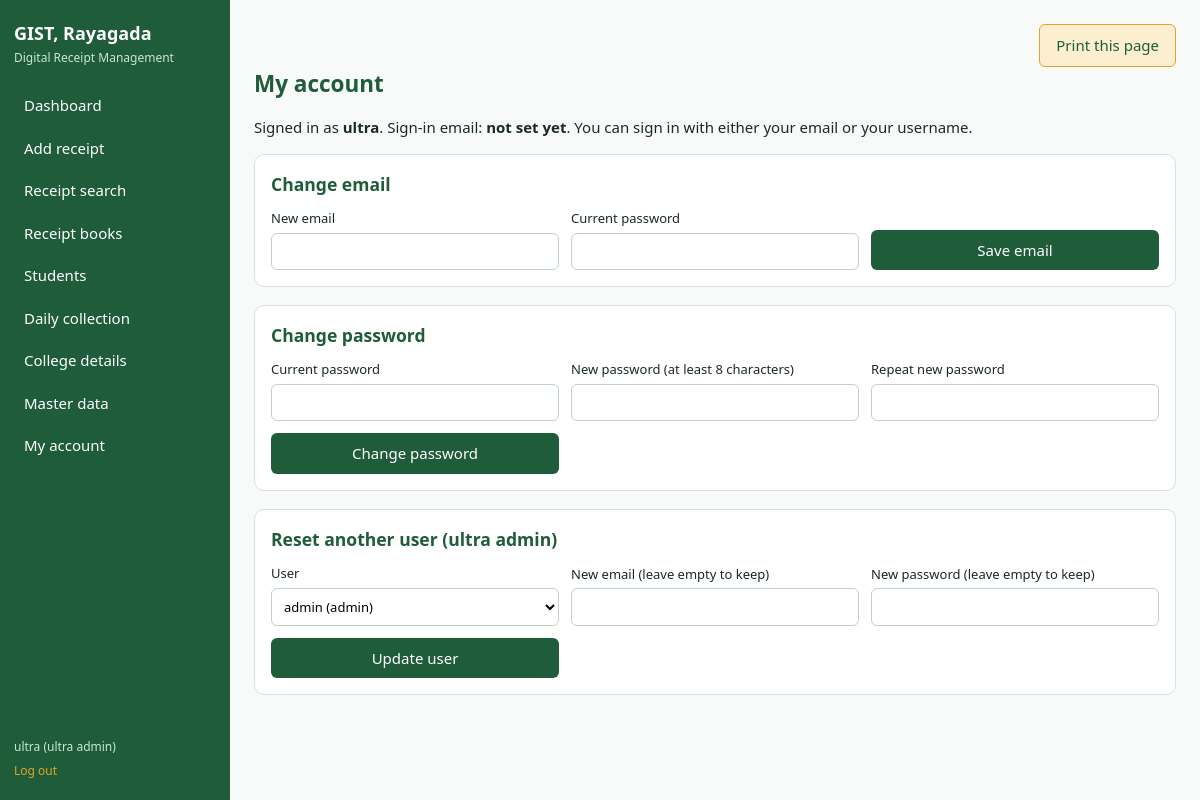
/account (signed in), run on the app's committed database.
### tables this page shows
CREATE TABLE settings(key TEXT PRIMARY KEY, value TEXT);

CREATE TABLE users(id INTEGER PRIMARY KEY, username TEXT UNIQUE NOT NULL, password_hash TEXT NOT NULL, email TEXT, role TEXT NOT NULL CHECK(role IN ('superadmin','admin','accountant','staff','principal')), active INTEGER NOT NULL DEFAULT 1);

### app.py (the view, shortened to what this page needs)
@app.route("/account", methods=["GET", "POST"])
@access()
def account():
    c, f = db(), request.form
    ultra = session["role"] == "superadmin"
    me = c.execute("SELECT * FROM users WHERE id=?", (session["uid"],)).fetchone()
    users = c.execute("SELECT id, username, role, email FROM users WHERE active=1 AND id<>? ORDER BY username", (me["id"],)).fetchall() if ultra else []
    return render_template("account.html", me=me, users=users)

### app.py (called while the page is built)
def db():
    if "db" not in g:
        g.db = sqlite3.connect(DB)
        g.db.row_factory = sqlite3.Row
        g.db.execute("PRAGMA foreign_keys=ON")
    return g.db

def access(*roles):
    def deco(f):
        @wraps(f)
        def wrapper(*a, **k):
            if "uid" not in session:
                return redirect(url_for("login"))
            if roles and session["role"] != "superadmin" and session["role"] not in roles:
                abort(403)
            return f(*a, **k)
        return wrapper
    return deco

@app.context_processor
def inject():
    c = db()
    return dict(college={r["key"]: r["value"] for r in c.execute("SELECT * FROM settings")},
                qrs=c.execute("SELECT * FROM qr_codes ORDER BY id").fetchall())

### templates/account.html
{% extends "base.html" %}{% block title %}My account{% endblock %}{% block body %}<h2>My account</h2>
<p>Signed in as <strong>{{ me.username }}</strong>. Sign-in email: <strong>{{ me.email or 'not set yet' }}</strong>. You can sign in with either your email or your username.</p>
<form method="post" class="panel grid"><input type="hidden" name="action" value="email"><h3 style="grid-column:1/-1;margin:0">Change email</h3>
<label>New email<input type="email" name="email" value="{{ me.email or '' }}" required></label>
<label>Current password<input type="password" name="current" required></label><button>Save email</button></form>
<form method="post" class="panel grid"><input type="hidden" name="action" value="password"><h3 style="grid-column:1/-1;margin:0">Change password</h3>
<label>Current password<input type="password" name="current" required></label>
<label>New password (at least 8 characters)<input type="password" name="new" minlength="8" required></label>
<label>Repeat new password<input type="password" name="again" minlength="8" required></label><button>Change password</button></form>
{% if users %}<form method="post" class="panel grid"><input type="hidden" name="action" value="other"><h3 style="grid-column:1/-1;margin:0">Reset another user (ultra admin)</h3>
<label>User<select name="uid">{% for u in users %}<option value="{{ u.id }}">{{ u.username }} ({{ u.role }}){% if u.email %}, {{ u.email }}{% endif %}</option>{% endfor %}</select></label>
<label>New email (leave empty to keep)<input type="email" name="email"></label>
<label>New password (leave empty to keep)<input type="password" name="new" minlength="8"></label><button>Update user</button></form>{% endif %}
{% endblock %}

### templates/base.html (shortened to what this page needs)
<!doctype html><html lang="en"><head><meta charset="utf-8"><meta name="viewport" content="width=device-width,initial-scale=1">
<title>{% block title %}Dashboard{% endblock %} | Receipts</title><link rel="stylesheet" href="{{ url_for('static', filename='style.css') }}">
</head><body>
{% if session.uid %}
<aside class="side"><h1>{{ college.get('name') or 'GIST, Rayagada' }}</h1><p>Digital Receipt Management</p>
<nav>
<a href="{{ url_for('dashboard') }}">Dashboard</a>
{% if session.role != 'principal' %}<a href="{{ url_for('receipt_save') }}">Add receipt</a>{% endif %}
<a href="{{ url_for('search') }}">Receipt search</a>
{% if has('admin','accountant') %}<a href="{{ url_for('books') }}">Receipt books</a>{% endif %}
{% if session.role != 'principal' %}<a href="{{ url_for('students') }}">Students</a>{% endif %}
<a href="{{ url_for('daily') }}">Daily collection</a>
{% if has('admin') %}<a href="{{ url_for('college_page') }}">College details</a>{% endif %}
{% if has() %}<a href="{{ url_for('master') }}">Master data</a>{% endif %}
<a href="{{ url_for('account') }}">My account</a>
</nav><div class="who">{{ session.user }} ({{ 'ultra admin' if session.role == 'superadmin' else session.role }})<a href="{{ url_for('logout') }}">Log out</a></div></aside>
{% endif %}
<main>
{% block ph %}{% if session.uid %}
<div class="noprint" style="text-align:right"><button class="btn alt" onclick="window.print()">Print this page</button></div>{% endif %}{% endblock %}
{% block body %}{% endblock %}
</main><script src="{{ url_for('static', filename='app.js') }}"></script></body></html>

### static/style.css (style rules this page uses)
:root { --forest:#1F5C3A;--forest-d:#174a2e;--mint:#E4F3EA;--mint-d:#C9E6D5;--amber-l:#FCEFCF;--amber:#E0A526;--bg:#F7FAF8;--ink:#1B2A21;--red:#B3402F;--line:#D5E3DA }
* { box-sizing:border-box }
body { margin:0;display:flex;min-height:100vh;background:var(--bg);color:var(--ink);font:15px/1.5 "Segoe UI",system-ui,sans-serif }
.side { width:230px;background:var(--forest);color:#fff;padding:20px 14px;display:flex;flex-direction:column;flex-shrink:0 }
.side h1 { font-size:18px;margin:0 }
.side p { margin:2px 0 18px;font-size:12px;color:var(--mint-d) }
.side nav { display:flex;flex-direction:column;gap:2px;flex:1 }
.side a { color:#fff;text-decoration:none;padding:9px 10px;border-radius:6px }
.who { font-size:12px;color:var(--mint-d) }
.who a { display:block;padding:6px 0 0;color:var(--amber) }
main { flex:1;padding:24px;max-width:1100px;min-width:0 }
h2 { margin:0 0 16px;color:var(--forest) }
.panel { background:#fff;border:1px solid var(--line);border-radius:10px;padding:16px;margin-bottom:18px }
.grid { display:grid;grid-template-columns:repeat(auto-fit,minmax(220px,1fr));gap:12px;align-items:end }
label { display:flex;flex-direction:column;font-size:13px;gap:4px }
input,select,textarea { padding:8px;border:1px solid #BFD3C6;border-radius:6px;font:inherit;background:#fff }
button,.btn { background:var(--forest);color:#fff;border:0;border-radius:6px;padding:9px 16px;font:inherit;cursor:pointer;text-decoration:none;display:inline-block }
.btn.alt { background:var(--amber-l);color:var(--forest);border:1px solid var(--amber) }
h3 { color:var(--forest) }

### data on the page
settings: value "GIST, Rayagada"
users: user "ultra", username "ultra"

### other printed values
{{ 'ultra admin' if session.role == 'superadmin' else session.role }} "ultra admin"
{{ me.email or 'not set yet' }} "not set yet"
form field uid "admin (admin)"
